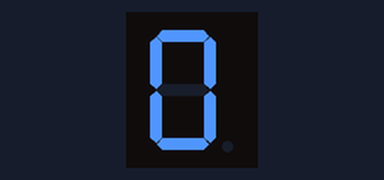
The sketch below on a simulated Arduino Uno, built with avr-gcc and run on an emulated ATmega328P. On the bench: 1-digit seven-segment display. Wiring (inferred from the names in the program): 1-digit 7-segment display, segments lit when HIGH: segments pin 2, pin 3, pin 4, pin 5, pin 6, pin 7, pin 8, pin 9. The segment pins are drawn as the display they are named for.

Above: at 0.1 s.
At 1.1 s:
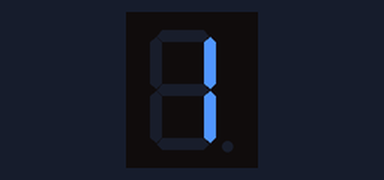
At 2.1 s:
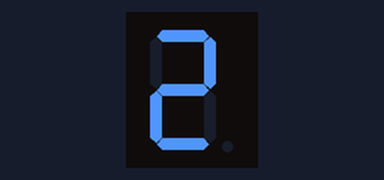
At 4.1 s:
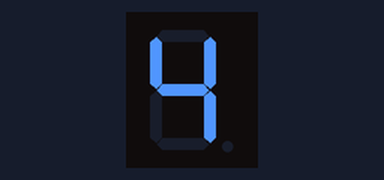
At 6.1 s:
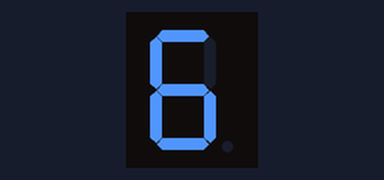
At 9.1 s:
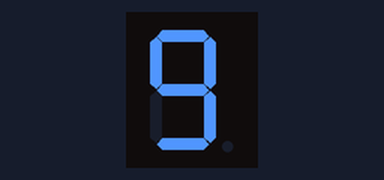

The sketch:

svnsegment.ino
```cpp
#include<Arduino.h>
byte pin[] = {2, 3, 4, 5, 6, 7, 8, 9}; // Arduino pins for segments

int number[10][8] = { // Number array for digits 0-9 (A-G, DP)
// A B C D E F G H
  {1,1,1,1,1,1,0,0}, // 0
  {0,1,1,0,0,0,0,0}, // 1
  {1,1,0,1,1,0,1,0}, // 2
  {1,1,1,1,0,0,1,0}, // 3
  {0,1,1,0,0,1,1,0}, // 4
  {1,0,1,1,0,1,1,0}, // 5
  {1,0,1,1,1,1,1,0}, // 6
  {1,1,1,0,0,0,0,0}, // 7
  {1,1,1,1,1,1,1,0}, // 8
  {1,1,1,1,0,1,1,0}, // 9
};

void setup() {
  for (byte a = 0; a < 8; a++) {
    pinMode(pin[a], OUTPUT); // Define output pins
  }
}

void loop() {
  for (int a = 0; a < 10; a++) { // Loop through numbers 0 to 9
    for (int b = 0; b < 8; b++) {
      digitalWrite(pin[b], number[a][b]); // Display the digit
    }
    delay(1000); // 1-second delay between digits
  }
}
```

Measured:
- by itself, everything shown: repeats every 10.0 s, in 10 steps
- what the display in image 1 shows lasts 1.0 s, from 1.0 s to 2.0 s
